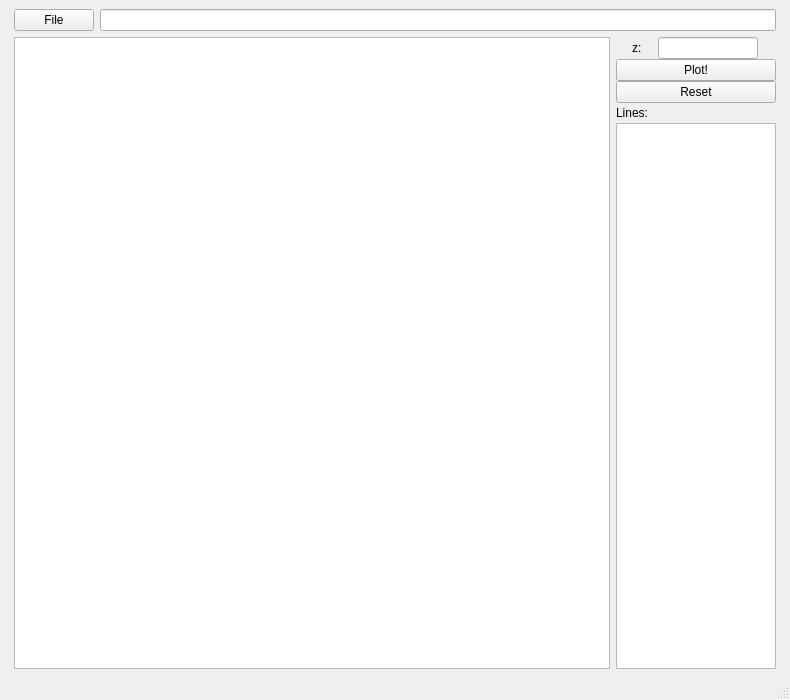
<?xml version="1.0" encoding="UTF-8"?>
<ui version="4.0">
 <class>VelocityMainWidget</class>
 <widget class="QMainWindow" name="VelocityMainWidget">
  <property name="geometry">
   <rect>
    <x>0</x>
    <y>0</y>
    <width>790</width>
    <height>700</height>
   </rect>
  </property>
  <property name="windowTitle">
   <string>Velocity Plot</string>
  </property>
  <widget class="QWidget" name="centralwidget">
   <layout class="QVBoxLayout" name="verticalLayout_3">
    <item>
     <layout class="QHBoxLayout" name="horizontalLayout_2">
      <property name="spacing">
       <number>-1</number>
      </property>
      <property name="leftMargin">
       <number>5</number>
      </property>
      <property name="rightMargin">
       <number>5</number>
      </property>
      <item>
       <widget class="QPushButton" name="linelist_file_select_button">
        <property name="text">
         <string>File</string>
        </property>
       </widget>
      </item>
      <item>
       <widget class="QLineEdit" name="linelist_file_textbox">
        <property name="sizePolicy">
         <sizepolicy hsizetype="MinimumExpanding" vsizetype="Fixed">
          <horstretch>0</horstretch>
          <verstretch>0</verstretch>
         </sizepolicy>
        </property>
       </widget>
      </item>
     </layout>
    </item>
    <item>
     <layout class="QHBoxLayout" name="horizontalLayout_3">
      <property name="leftMargin">
       <number>5</number>
      </property>
      <property name="rightMargin">
       <number>5</number>
      </property>
      <item>
       <widget class="GraphicsLayoutWidget" name="velLayout">
        <property name="minimumSize">
         <size>
          <width>200</width>
          <height>200</height>
         </size>
        </property>
       </widget>
      </item>
      <item>
       <layout class="QVBoxLayout" name="verticalLayout_2">
        <property name="spacing">
         <number>0</number>
        </property>
        <item>
         <layout class="QHBoxLayout" name="horizontalLayout">
          <item>
           <widget class="QLabel" name="label_z">
            <property name="sizePolicy">
             <sizepolicy hsizetype="Fixed" vsizetype="Preferred">
              <horstretch>0</horstretch>
              <verstretch>0</verstretch>
             </sizepolicy>
            </property>
            <property name="text">
             <string>z:</string>
            </property>
           </widget>
          </item>
          <item>
           <widget class="QLineEdit" name="textbox_for_z">
            <property name="sizePolicy">
             <sizepolicy hsizetype="Minimum" vsizetype="Fixed">
              <horstretch>0</horstretch>
              <verstretch>0</verstretch>
             </sizepolicy>
            </property>
            <property name="maximumSize">
             <size>
              <width>100</width>
              <height>16777215</height>
             </size>
            </property>
           </widget>
          </item>
         </layout>
        </item>
        <item>
         <widget class="QPushButton" name="plot_velocities_button">
          <property name="sizePolicy">
           <sizepolicy hsizetype="Minimum" vsizetype="Fixed">
            <horstretch>0</horstretch>
            <verstretch>0</verstretch>
           </sizepolicy>
          </property>
          <property name="text">
           <string>Plot!</string>
          </property>
         </widget>
        </item>
        <item>
         <widget class="QPushButton" name="reset_button">
          <property name="text">
           <string>Reset</string>
          </property>
         </widget>
        </item>
        <item>
         <layout class="QVBoxLayout" name="verticalLayout">
          <property name="spacing">
           <number>0</number>
          </property>
          <item>
           <widget class="QLabel" name="label_lines">
            <property name="sizePolicy">
             <sizepolicy hsizetype="Fixed" vsizetype="Preferred">
              <horstretch>0</horstretch>
              <verstretch>0</verstretch>
             </sizepolicy>
            </property>
            <property name="minimumSize">
             <size>
              <width>0</width>
              <height>20</height>
             </size>
            </property>
            <property name="text">
             <string>Lines:</string>
            </property>
           </widget>
          </item>
          <item>
           <widget class="CheckBoxListWidget" name="linelistView">
            <property name="sizePolicy">
             <sizepolicy hsizetype="Minimum" vsizetype="MinimumExpanding">
              <horstretch>0</horstretch>
              <verstretch>0</verstretch>
             </sizepolicy>
            </property>
            <property name="minimumSize">
             <size>
              <width>140</width>
              <height>50</height>
             </size>
            </property>
            <property name="maximumSize">
             <size>
              <width>160</width>
              <height>16777215</height>
             </size>
            </property>
           </widget>
          </item>
         </layout>
        </item>
       </layout>
      </item>
     </layout>
    </item>
   </layout>
  </widget>
  <widget class="QMenuBar" name="menubar">
   <property name="geometry">
    <rect>
     <x>0</x>
     <y>0</y>
     <width>790</width>
     <height>24</height>
    </rect>
   </property>
  </widget>
  <widget class="QStatusBar" name="statusbar"/>
 </widget>
 <customwidgets>
  <customwidget>
   <class>GraphicsLayoutWidget</class>
   <extends>QGraphicsView</extends>
   <header>pyqtgraph</header>
  </customwidget>
  <customwidget>
   <class>CheckBoxListWidget</class>
   <extends>QListView</extends>
   <header>zhunter.CheckBoxListWidget</header>
  </customwidget>
 </customwidgets>
 <resources/>
 <connections/>
</ui>
